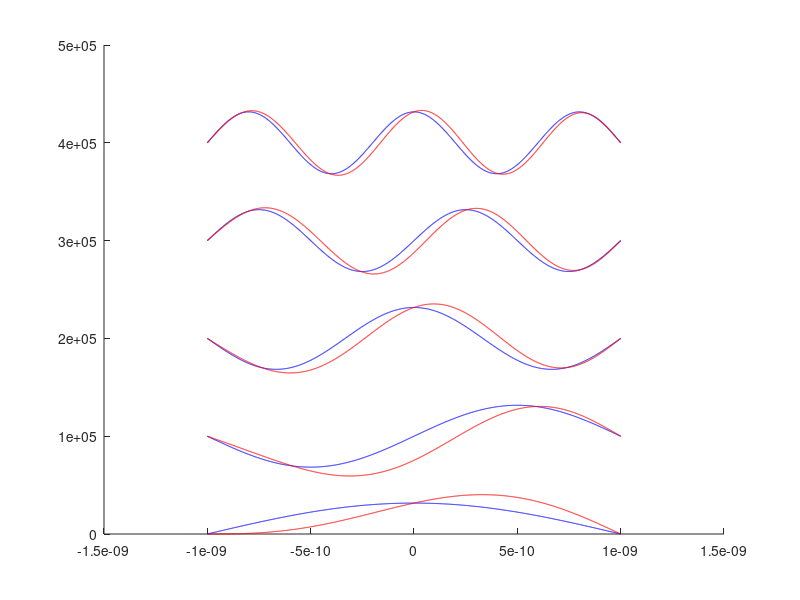
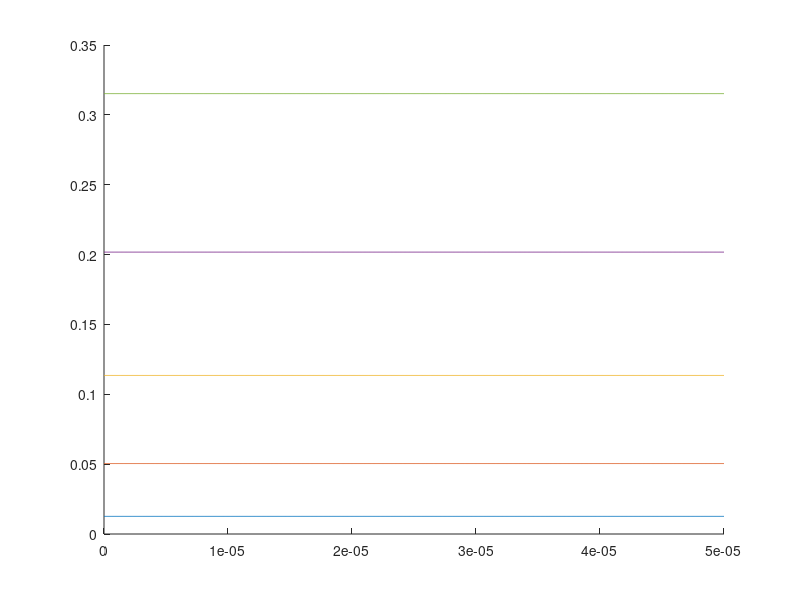
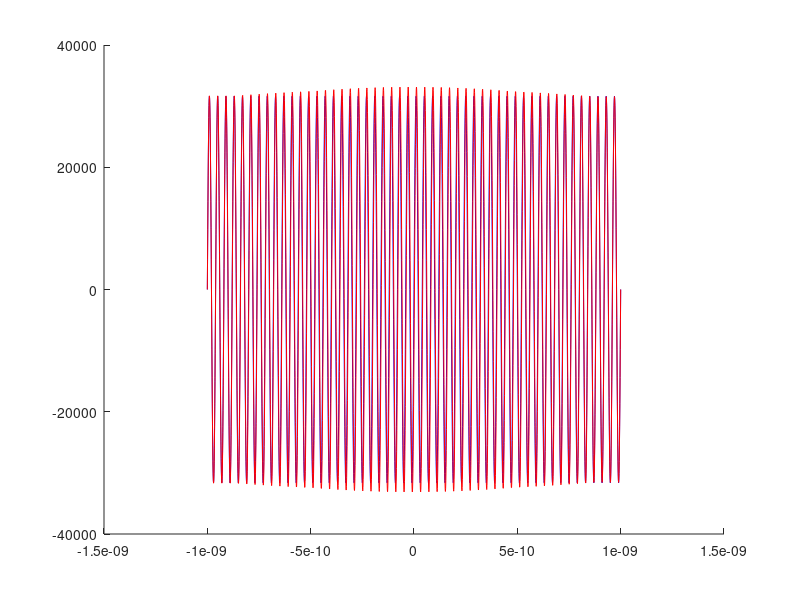

Here is the MATLAB script that generated these plots, in order: (Note: this script raises an error after producing the figures.)
% Soll grafik 1: Psi(x)
% Variablen:
%	l
%	x
%	epsilon (= 1)
%	n
%	Psi(x)
% Ausgabe in PS und PDF

% Soll grafik 2: E(n, a)
% Variablen:
%	l
%	epsilon
%	n
%	E(n, a)
% Ausgabe in PS und PDF

%-----Variabeln-----
l = 10^-9;
xSteps = 225;
xSteps = 2000;
delta = (2*l/xSteps);
%x = -l*1.5 : delta : +l*1.5;
x = -l : delta : +l;
n = 1 : 200;
nPlot = 1 : 5;
kurvenVersatz = 1e5
%n = [1, 2];


safe = 1


%-----Verarbeitung-----
m = 9.10938291*10^-31;		% Elektronenmasse
h = 6062606957*10^-34;		% Planck-Konstante
hQuer = h/2*pi;
E = zeros(1, length(n));
Psi = zeros(length(n), length(x));
for ln = n
    E(ln) = h^2*ln^2 / (32*m*l^2);
    %k = sqrt(2*m*E/(hQuer^2));
    %k = ln*pi*x / (2*l);
    k = pi/l * (n+1/2);
    LamdaP = 1i*k;
    LamdaN = -LamdaP;
    %y = (exp(LamdaP(ln)*x) + (-1)^(ln+1).*exp(LamdaN(ln)*x)) ./ (2*1i^(ln+1));
    if mod(ln, 2) == 0
        y = sin(ln*pi*x/(2*l));
    else
        y = cos(ln*pi*x/(2*l));
    end
    Psi(ln,1:length(x)) = 1/sqrt(l) .* y;
end




%-----Verarbeitung gestoert-----
gamma = 0;
epsilon = 5*10^-5;
E1_k = zeros(1, length(n));
H1 = x * -1;
PsiG = zeros(length(n), length(x));

psi1_l = zeros(length(n), length(x));

for ln = n
	E1_k(ln) = dot(Psi(ln, :), H1.*Psi(ln, :));

	k = ln;
	for l = n % + ceil(l/2)
		if mod((l + k), 2) == 1
%			psi0_l = sum(~Psi(l, :).*H1.*Psi(k, :).*delta) / (E(k)-E(l));
			psi0_l = dot(Psi(l, :), H1.*Psi(k, :)) / (E(k)-E(l));
			psi1_l(ln, :) = psi1_l(ln, :) + psi0_l .* Psi(l, :);
		end
	end
end




%-----Plot grafik 1: Psi(x)-----
clf('reset')			% clear figure
hold on;

s = zeros(1, length(n));
for ln = nPlot		% ungestoerter Plot
	%plot(x, Psi(ln, :) + (ln-1)*2e05, 'Color', 'black')		% Psi
    plot(x, Psi(ln, :) +(ln-1)*kurvenVersatz, 'Color', 'blue')		% Psi

	s(ln) = sum(Psi(ln, :).^2.*delta);
end

% print('Psi_ungestoert', '-depsc', '-noui')
% print('Psi_ungestoert', '-dpdf', '-noui')

% figure
% hold on;

sG = zeros(1, length(n));
for ln = nPlot		% gestoerter Plot
	PsiG(ln, :) = (1+1i*epsilon*gamma).*Psi(ln, :) ...
													+ epsilon.*psi1_l(ln, :);
	%plot(x, PsiG(ln, 1:length(x)) + (ln-1)*2e05, 'Color', 'red')		% Psi
    plot(x, PsiG(ln, 1:length(x)) + (ln-1)*kurvenVersatz, 'Color', 'red')		% Psi

	sG(ln) = sum(PsiG(ln, :).^2.*delta);
end

%-----Plot grafik 2: E(n, a)-----
figure
hold on;
%epsilon = 3 *10^12
xEpsilon = 0 : epsilon / xSteps : epsilon;
for ln = nPlot		% Energie Plot
	plot(xEpsilon, E(ln) + xEpsilon*E1_k(ln))		% Psis
end

%------------ 100-ste
figure
hold on;

nPlot = 100;
epsilon = 10^-3;

s = zeros(1, 2);
for ln = nPlot		% ungestoerter Plot
	%plot(x, Psi(ln, :) + (ln-1)*2e05, 'Color', 'black')		% Psi
    plot(x, Psi(ln, :) , 'Color', 'blue')		% Psi

	s(ln) = sum(Psi(ln, :).^2.*delta);
end

% print('Psi_ungestoert', '-depsc', '-noui')
% print('Psi_ungestoert', '-dpdf', '-noui')

% figure
% hold on;

sG = zeros(1, 2);
for ln = nPlot		% gestoerter Plot
	PsiG(ln, :) = (1+1i*epsilon*gamma).*Psi(ln, :) ...
													+ epsilon.*psi1_l(ln, :);
	%plot(x, PsiG(ln, 1:length(x)) + (ln-1)*2e05, 'Color', 'red')		% Psi
    plot(x, PsiG(ln, 1:length(x)), 'Color', 'red')		% Psi

	sG(ln) = sum(PsiG(ln, :).^2.*delta);
end

% print('Psi_gestoert', '-depsc', '-noui')
if safe; then print('Psi_gestoert', '-dpdf', '-noui'); end
%print('Energie_gestoert', '-depsc', '-noui')
if safe; then print('Energie_gestoert', '-dpdf', '-noui'); end
% print('Psi_gestoert', '-depsc', '-noui')
if safe; then print('Psi_100_gestoert', '-dpdf', '-noui'); end

hold off
